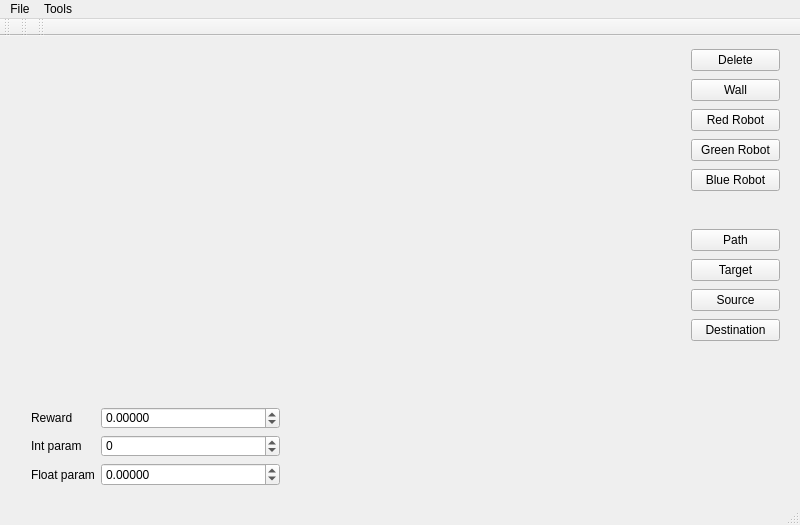
<?xml version="1.0" encoding="UTF-8"?>
<ui version="4.0">
 <class>MainWindow</class>
 <widget class="QMainWindow" name="MainWindow">
  <property name="windowModality">
   <enum>Qt::NonModal</enum>
  </property>
  <property name="enabled">
   <bool>true</bool>
  </property>
  <property name="geometry">
   <rect>
    <x>0</x>
    <y>0</y>
    <width>800</width>
    <height>525</height>
   </rect>
  </property>
  <property name="maximumSize">
   <size>
    <width>800</width>
    <height>600</height>
   </size>
  </property>
  <property name="baseSize">
   <size>
    <width>800</width>
    <height>600</height>
   </size>
  </property>
  <property name="windowTitle">
   <string>Map editor</string>
  </property>
  <widget class="QWidget" name="centralWidget">
   <widget class="QWidget" name="verticalLayoutWidget">
    <property name="geometry">
     <rect>
      <x>680</x>
      <y>0</y>
      <width>111</width>
      <height>171</height>
     </rect>
    </property>
    <layout class="QVBoxLayout" name="verticalLayout">
     <item>
      <widget class="QPushButton" name="pushButton">
       <property name="text">
        <string>Delete</string>
       </property>
      </widget>
     </item>
     <item>
      <widget class="QPushButton" name="pushButton_2">
       <property name="text">
        <string>Wall</string>
       </property>
      </widget>
     </item>
     <item>
      <widget class="QPushButton" name="pushButton_3">
       <property name="text">
        <string>Red Robot</string>
       </property>
      </widget>
     </item>
     <item>
      <widget class="QPushButton" name="pushButton_5">
       <property name="text">
        <string>Green Robot</string>
       </property>
      </widget>
     </item>
     <item>
      <widget class="QPushButton" name="pushButton_4">
       <property name="text">
        <string>Blue Robot</string>
       </property>
      </widget>
     </item>
    </layout>
   </widget>
   <widget class="QWidget" name="verticalLayoutWidget_2">
    <property name="geometry">
     <rect>
      <x>680</x>
      <y>180</y>
      <width>111</width>
      <height>141</height>
     </rect>
    </property>
    <layout class="QVBoxLayout" name="verticalLayout_2">
     <item>
      <widget class="QPushButton" name="pushButton_9">
       <property name="text">
        <string>Path</string>
       </property>
      </widget>
     </item>
     <item>
      <widget class="QPushButton" name="pushButton_8">
       <property name="text">
        <string>Target</string>
       </property>
      </widget>
     </item>
     <item>
      <widget class="QPushButton" name="pushButton_6">
       <property name="text">
        <string>Source</string>
       </property>
      </widget>
     </item>
     <item>
      <widget class="QPushButton" name="pushButton_7">
       <property name="text">
        <string>Destination</string>
       </property>
      </widget>
     </item>
    </layout>
   </widget>
   <widget class="QWidget" name="formLayoutWidget">
    <property name="geometry">
     <rect>
      <x>20</x>
      <y>360</y>
      <width>271</width>
      <height>101</height>
     </rect>
    </property>
    <layout class="QFormLayout" name="formLayout">
     <item row="0" column="0">
      <widget class="QLabel" name="label">
       <property name="text">
        <string>Reward</string>
       </property>
      </widget>
     </item>
     <item row="1" column="0">
      <widget class="QLabel" name="label_2">
       <property name="text">
        <string>Int param</string>
       </property>
      </widget>
     </item>
     <item row="0" column="1">
      <widget class="QDoubleSpinBox" name="doubleSpinBox">
       <property name="decimals">
        <number>5</number>
       </property>
       <property name="minimum">
        <double>-10.000000000000000</double>
       </property>
       <property name="maximum">
        <double>10.000000000000000</double>
       </property>
      </widget>
     </item>
     <item row="1" column="1">
      <widget class="QSpinBox" name="spinBox">
       <property name="minimum">
        <number>-1000000000</number>
       </property>
       <property name="maximum">
        <number>1000000000</number>
       </property>
      </widget>
     </item>
     <item row="2" column="1">
      <widget class="QDoubleSpinBox" name="doubleSpinBox_2">
       <property name="decimals">
        <number>5</number>
       </property>
       <property name="minimum">
        <double>-9999999.000000000000000</double>
       </property>
       <property name="maximum">
        <double>9999999.000000000000000</double>
       </property>
       <property name="value">
        <double>0.000000000000000</double>
       </property>
      </widget>
     </item>
     <item row="2" column="0">
      <widget class="QLabel" name="label_3">
       <property name="text">
        <string>Float param</string>
       </property>
      </widget>
     </item>
    </layout>
   </widget>
  </widget>
  <widget class="QMenuBar" name="menuBar">
   <property name="geometry">
    <rect>
     <x>0</x>
     <y>0</y>
     <width>800</width>
     <height>25</height>
    </rect>
   </property>
   <widget class="QMenu" name="menuMap_editor">
    <property name="title">
     <string>File</string>
    </property>
    <addaction name="actionNew"/>
    <addaction name="actionOpen"/>
    <addaction name="actionSave"/>
    <addaction name="actionSave_as"/>
    <addaction name="separator"/>
    <addaction name="actionClose"/>
   </widget>
   <widget class="QMenu" name="menuTools">
    <property name="title">
     <string>Tools</string>
    </property>
    <widget class="QMenu" name="menuRed_team">
     <property name="title">
      <string>Red team</string>
     </property>
     <addaction name="actionRed_robot"/>
     <addaction name="actionRed_target"/>
     <addaction name="actionRed_path"/>
    </widget>
    <widget class="QMenu" name="menuGreen_team">
     <property name="title">
      <string>Green team</string>
     </property>
     <addaction name="actionGreen_robot"/>
     <addaction name="actionGreen_target"/>
     <addaction name="actionGreen_path"/>
    </widget>
    <widget class="QMenu" name="menuBlue_team">
     <property name="title">
      <string>Blue team</string>
     </property>
     <addaction name="actionBlue_robot"/>
     <addaction name="actionBlue_target"/>
     <addaction name="actionBlue_path"/>
    </widget>
    <addaction name="actionDelete"/>
    <addaction name="actionWall"/>
    <addaction name="menuRed_team"/>
    <addaction name="menuGreen_team"/>
    <addaction name="menuBlue_team"/>
    <addaction name="actionPath"/>
    <addaction name="actionTarget"/>
    <addaction name="actionSource"/>
    <addaction name="actionDestination"/>
   </widget>
   <addaction name="menuMap_editor"/>
   <addaction name="menuTools"/>
  </widget>
  <widget class="QToolBar" name="mainToolBar">
   <attribute name="toolBarArea">
    <enum>TopToolBarArea</enum>
   </attribute>
   <attribute name="toolBarBreak">
    <bool>false</bool>
   </attribute>
  </widget>
  <widget class="QStatusBar" name="statusBar"/>
  <widget class="QToolBar" name="toolBar">
   <property name="windowTitle">
    <string>toolBar</string>
   </property>
   <attribute name="toolBarArea">
    <enum>TopToolBarArea</enum>
   </attribute>
   <attribute name="toolBarBreak">
    <bool>false</bool>
   </attribute>
  </widget>
  <widget class="QToolBar" name="toolBar_2">
   <property name="windowTitle">
    <string>toolBar_2</string>
   </property>
   <attribute name="toolBarArea">
    <enum>TopToolBarArea</enum>
   </attribute>
   <attribute name="toolBarBreak">
    <bool>false</bool>
   </attribute>
  </widget>
  <action name="actionOpen">
   <property name="text">
    <string>Open</string>
   </property>
   <property name="shortcut">
    <string>Ctrl+O</string>
   </property>
  </action>
  <action name="actionSave">
   <property name="text">
    <string>Save</string>
   </property>
   <property name="shortcut">
    <string>Ctrl+S</string>
   </property>
  </action>
  <action name="actionSave_as">
   <property name="text">
    <string>Save as</string>
   </property>
  </action>
  <action name="actionClose">
   <property name="text">
    <string>Close</string>
   </property>
   <property name="shortcut">
    <string>Ctrl+Q</string>
   </property>
  </action>
  <action name="actionDelete">
   <property name="text">
    <string>Delete</string>
   </property>
   <property name="shortcut">
    <string>Ctrl+D</string>
   </property>
  </action>
  <action name="actionWall">
   <property name="text">
    <string>Wall</string>
   </property>
   <property name="shortcut">
    <string>Ctrl+W</string>
   </property>
  </action>
  <action name="actionRed_robot">
   <property name="text">
    <string>Red robot</string>
   </property>
  </action>
  <action name="actionRed_target">
   <property name="text">
    <string>Red target</string>
   </property>
  </action>
  <action name="actionRed_path">
   <property name="text">
    <string>Red path</string>
   </property>
  </action>
  <action name="actionGreen_robot">
   <property name="text">
    <string>Green robot</string>
   </property>
  </action>
  <action name="actionGreen_target">
   <property name="text">
    <string>Green target</string>
   </property>
  </action>
  <action name="actionGreen_path">
   <property name="text">
    <string>Green path</string>
   </property>
  </action>
  <action name="actionBlue_robot">
   <property name="text">
    <string>Blue robot</string>
   </property>
  </action>
  <action name="actionBlue_target">
   <property name="text">
    <string>Blue target</string>
   </property>
  </action>
  <action name="actionBlue_path">
   <property name="text">
    <string>Blue path</string>
   </property>
  </action>
  <action name="actionPath">
   <property name="text">
    <string>Path</string>
   </property>
   <property name="shortcut">
    <string>Ctrl+P</string>
   </property>
  </action>
  <action name="actionTarget">
   <property name="text">
    <string>Target</string>
   </property>
   <property name="shortcut">
    <string>Ctrl+T</string>
   </property>
  </action>
  <action name="actionSource">
   <property name="text">
    <string>Source</string>
   </property>
   <property name="shortcut">
    <string>S</string>
   </property>
  </action>
  <action name="actionDestination">
   <property name="text">
    <string>Destination</string>
   </property>
   <property name="shortcut">
    <string>D</string>
   </property>
  </action>
  <action name="actionNew">
   <property name="text">
    <string>New</string>
   </property>
  </action>
 </widget>
 <layoutdefault spacing="6" margin="11"/>
 <resources/>
 <connections/>
</ui>
